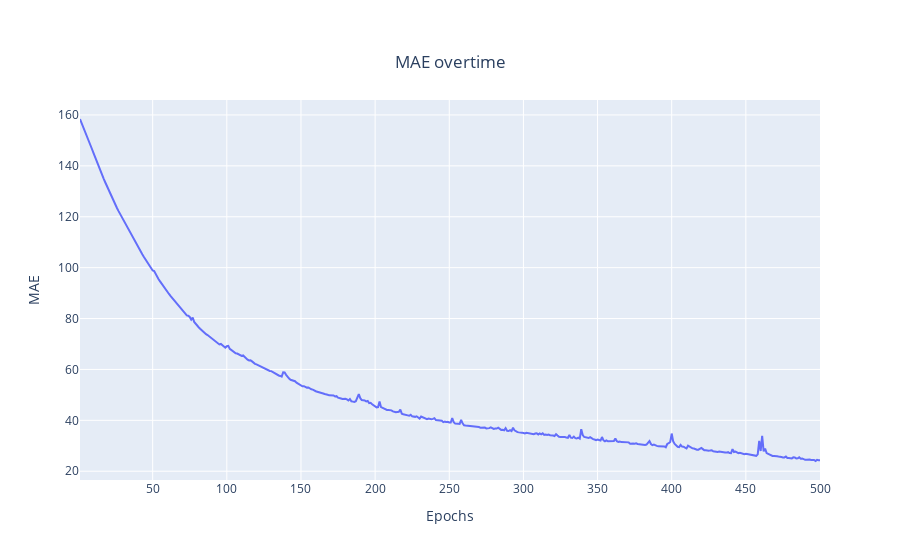

Notebook source saved alongside this figure:
### Code cell
fig = go.Figure(data=go.Scatter(x=list(range(1,len(history.history['mean_absolute_error'])+1)), y = history.history['mean_absolute_error']))
fig.update_layout(title={'text':"MAE overtime", 'y':0.9, 'x':0.5, 'xanchor': 'center','yanchor': 'top'}, xaxis_title="Epochs", yaxis_title="MAE")
fig.show()

### Figure 1 — Plotly figure (JSON) as saved in the notebook; plotly's stock layout.template omitted (floating-point values rounded to 4 significant figures; data arrays with more than 128 entries replaced by an {"elided": "..."} marker saying what was removed)
{"data": [{"type": "scatter", "x": {"elided": "500 int values"}, "y": {"elided": "500 float values"}}], "layout": {"autosize": true, "title": {"text": "MAE overtime", "x": 0.5, "xanchor": "center", "y": 0.9, "yanchor": "top"}, "xaxis": {"autorange": true, "range": [1, 500], "title": {"text": "Epochs"}, "type": "linear"}, "yaxis": {"autorange": true, "range": [16.55, 165.9], "title": {"text": "MAE"}, "type": "linear"}}}
